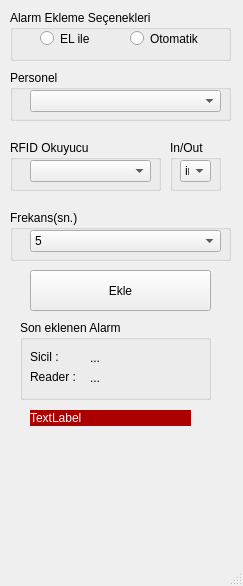
<?xml version="1.0" encoding="UTF-8"?>
<ui version="4.0">
 <class>MainWindow</class>
 <widget class="QMainWindow" name="MainWindow">
  <property name="geometry">
   <rect>
    <x>0</x>
    <y>0</y>
    <width>243</width>
    <height>586</height>
   </rect>
  </property>
  <property name="windowTitle">
   <string>Yapay Alarm Üreteci</string>
  </property>
  <property name="windowIcon">
   <iconset resource="a.qrc">
    <normaloff>:/w/map2.png</normaloff>:/w/map2.png</iconset>
  </property>
  <widget class="QWidget" name="centralwidget">
   <widget class="QGroupBox" name="groupBox">
    <property name="geometry">
     <rect>
      <x>10</x>
      <y>10</y>
      <width>221</width>
      <height>51</height>
     </rect>
    </property>
    <property name="title">
     <string>Alarm Ekleme Seçenekleri</string>
    </property>
    <widget class="QRadioButton" name="btn_oto">
     <property name="geometry">
      <rect>
       <x>120</x>
       <y>20</y>
       <width>82</width>
       <height>17</height>
      </rect>
     </property>
     <property name="text">
      <string>Otomatik</string>
     </property>
    </widget>
    <widget class="QRadioButton" name="btn_elle">
     <property name="geometry">
      <rect>
       <x>30</x>
       <y>20</y>
       <width>82</width>
       <height>17</height>
      </rect>
     </property>
     <property name="text">
      <string>EL ile</string>
     </property>
    </widget>
   </widget>
   <widget class="QGroupBox" name="groupBox_2">
    <property name="geometry">
     <rect>
      <x>10</x>
      <y>70</y>
      <width>221</width>
      <height>51</height>
     </rect>
    </property>
    <property name="title">
     <string>Personel</string>
    </property>
    <widget class="QComboBox" name="cmb_personel">
     <property name="geometry">
      <rect>
       <x>20</x>
       <y>20</y>
       <width>191</width>
       <height>22</height>
      </rect>
     </property>
    </widget>
   </widget>
   <widget class="QGroupBox" name="groupBox_3">
    <property name="geometry">
     <rect>
      <x>10</x>
      <y>140</y>
      <width>151</width>
      <height>51</height>
     </rect>
    </property>
    <property name="title">
     <string>RFID Okuyucu</string>
    </property>
    <widget class="QComboBox" name="cmb_rfid">
     <property name="geometry">
      <rect>
       <x>20</x>
       <y>20</y>
       <width>121</width>
       <height>22</height>
      </rect>
     </property>
    </widget>
   </widget>
   <widget class="QGroupBox" name="groupBox_4">
    <property name="geometry">
     <rect>
      <x>10</x>
      <y>210</y>
      <width>221</width>
      <height>51</height>
     </rect>
    </property>
    <property name="title">
     <string>Frekans(sn.)</string>
    </property>
    <widget class="QComboBox" name="cmb_freq">
     <property name="geometry">
      <rect>
       <x>20</x>
       <y>20</y>
       <width>191</width>
       <height>22</height>
      </rect>
     </property>
     <item>
      <property name="text">
       <string>5</string>
      </property>
     </item>
     <item>
      <property name="text">
       <string>10</string>
      </property>
     </item>
     <item>
      <property name="text">
       <string>15</string>
      </property>
     </item>
     <item>
      <property name="text">
       <string>30</string>
      </property>
     </item>
     <item>
      <property name="text">
       <string>60</string>
      </property>
     </item>
    </widget>
   </widget>
   <widget class="QPushButton" name="btn_basla">
    <property name="geometry">
     <rect>
      <x>30</x>
      <y>270</y>
      <width>181</width>
      <height>41</height>
     </rect>
    </property>
    <property name="text">
     <string>Ekle</string>
    </property>
   </widget>
   <widget class="QLabel" name="lbl_durum">
    <property name="geometry">
     <rect>
      <x>30</x>
      <y>410</y>
      <width>161</width>
      <height>16</height>
     </rect>
    </property>
    <property name="styleSheet">
     <string notr="true">background-color: rgb(170, 0, 0);
color: rgb(255, 255, 255);</string>
    </property>
    <property name="text">
     <string>TextLabel</string>
    </property>
   </widget>
   <widget class="QGroupBox" name="groupBox_5">
    <property name="geometry">
     <rect>
      <x>20</x>
      <y>320</y>
      <width>191</width>
      <height>80</height>
     </rect>
    </property>
    <property name="title">
     <string>Son eklenen Alarm</string>
    </property>
    <widget class="QLabel" name="label">
     <property name="geometry">
      <rect>
       <x>10</x>
       <y>30</y>
       <width>46</width>
       <height>13</height>
      </rect>
     </property>
     <property name="text">
      <string>Sicil :</string>
     </property>
    </widget>
    <widget class="QLabel" name="label_2">
     <property name="geometry">
      <rect>
       <x>10</x>
       <y>50</y>
       <width>46</width>
       <height>13</height>
      </rect>
     </property>
     <property name="text">
      <string>Reader :</string>
     </property>
    </widget>
    <widget class="QLabel" name="lbl_eklenen_sicil">
     <property name="geometry">
      <rect>
       <x>70</x>
       <y>30</y>
       <width>91</width>
       <height>16</height>
      </rect>
     </property>
     <property name="text">
      <string>...</string>
     </property>
    </widget>
    <widget class="QLabel" name="lbl_eklenen_reader">
     <property name="geometry">
      <rect>
       <x>70</x>
       <y>50</y>
       <width>91</width>
       <height>16</height>
      </rect>
     </property>
     <property name="text">
      <string>...</string>
     </property>
    </widget>
   </widget>
   <widget class="QGroupBox" name="groupBox_6">
    <property name="geometry">
     <rect>
      <x>170</x>
      <y>140</y>
      <width>51</width>
      <height>51</height>
     </rect>
    </property>
    <property name="title">
     <string>In/Out</string>
    </property>
    <widget class="QComboBox" name="cmb_io">
     <property name="geometry">
      <rect>
       <x>10</x>
       <y>20</y>
       <width>31</width>
       <height>22</height>
      </rect>
     </property>
     <item>
      <property name="text">
       <string>in</string>
      </property>
     </item>
     <item>
      <property name="text">
       <string>out</string>
      </property>
     </item>
    </widget>
   </widget>
  </widget>
  <widget class="QMenuBar" name="menubar">
   <property name="geometry">
    <rect>
     <x>0</x>
     <y>0</y>
     <width>243</width>
     <height>21</height>
    </rect>
   </property>
  </widget>
  <widget class="QStatusBar" name="statusbar"/>
 </widget>
 <resources>
  <include location="a.qrc"/>
 </resources>
 <connections/>
</ui>
